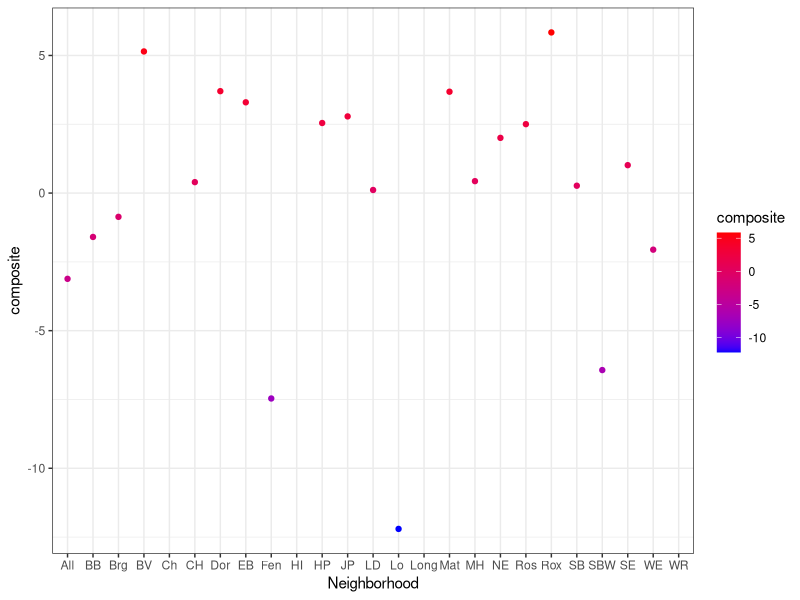
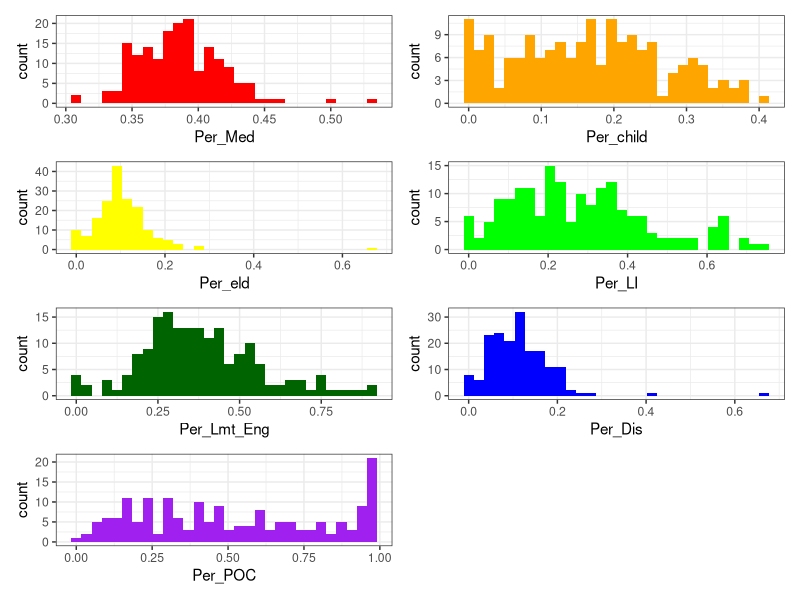
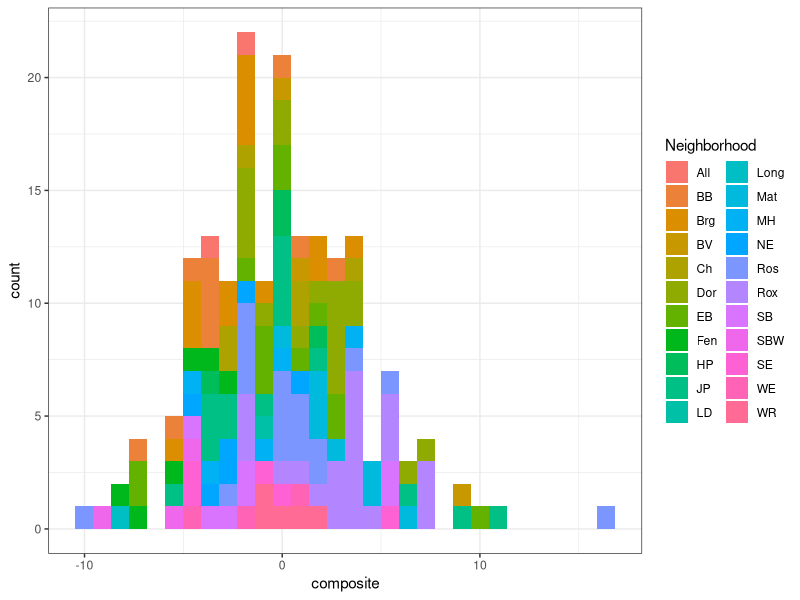
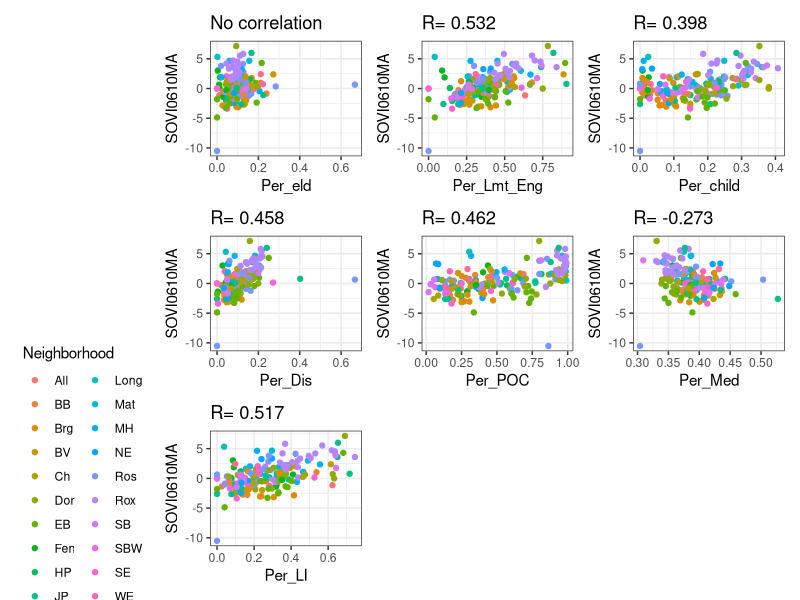
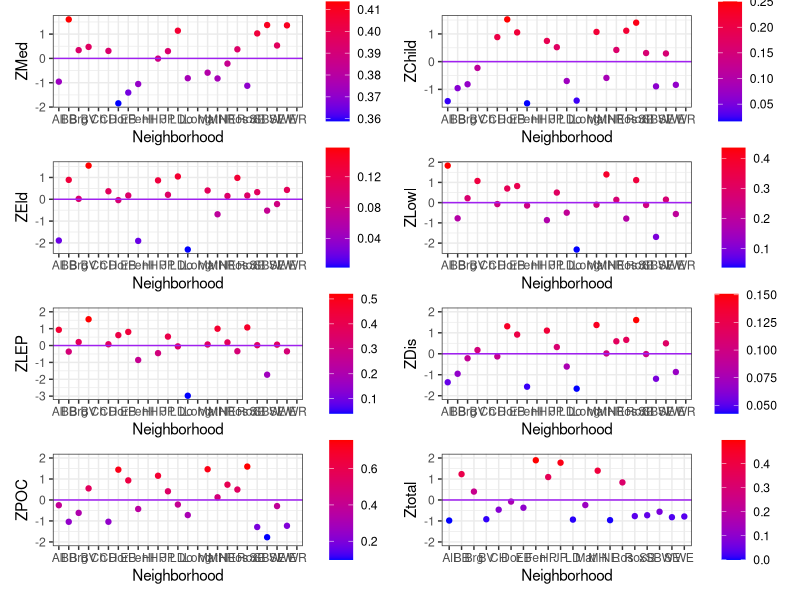
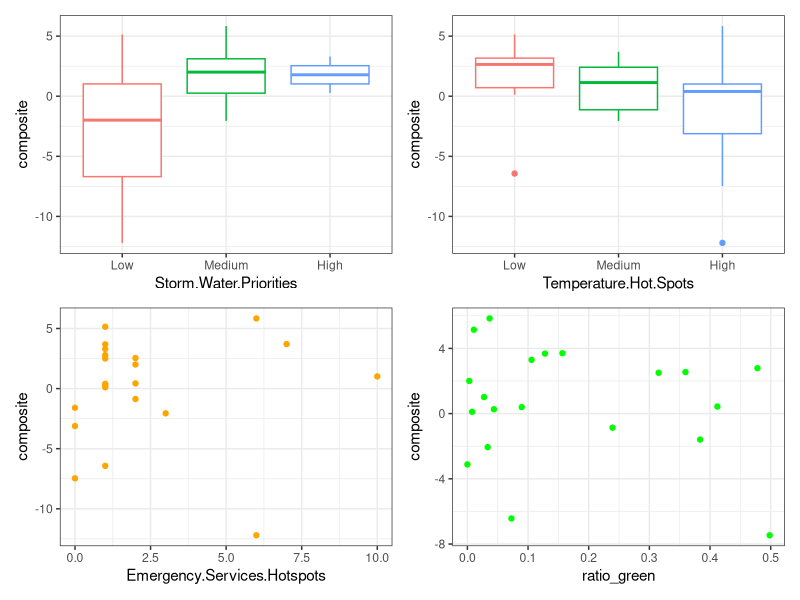
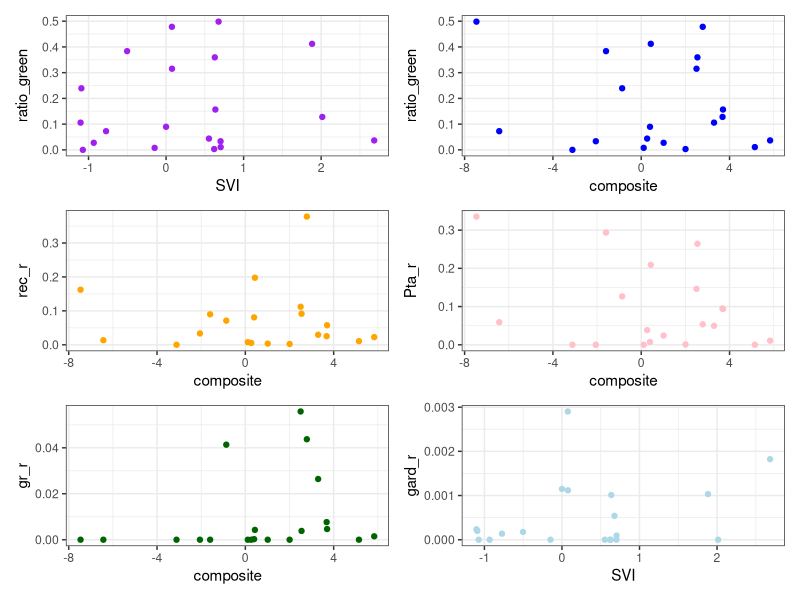

These charts were generated, in order, by the following R code:
## ---- chunk 1
knitr::opts_chunk$set(echo = TRUE)
## ---- chunk 2
library(readr)
library(tidyverse)
library(dplyr)
library(ggplot2)
library(tidyr)
library(broom)
library(gridExtra)
library(patchwork)
library(flextable)
theme_set(theme_bw())
## ---- chunk 3
SoVI_neighborhood <- read.csv("./Data/CRB_Vul_Sum.csv")
CRB_Attributes <- read.csv("./Data/Climate_Ready_Boston_Social_Vulnerability.csv")
    
#Reading in CDC composite score, uses more factors than Climate Ready Boston 
Index <- read.csv("./Data/SoVI2010_MA.csv")
combined <- left_join(CRB_Attributes, Index, by="GEOID10")
N_SVI <- combined %>% group_by(Neighborhood) %>% summarise(SVI= mean(SOVI0610MA))
write.csv(N_SVI, file="SVI.csv")
## ---- chunk 4
SoVI_neighborhood <- SoVI_neighborhood[-c(9),] #getting rid of Harbor Island- no one lives there 
SoVI_neighborhood <- full_join(SoVI_neighborhood, N_SVI, by="Neighborhood")
SoVI_neighborhood <- SoVI_neighborhood %>%   
                            mutate(Per_POC= POC2/POP100_RE,
                                   Per_Med= MedIllnes/POP100_RE,
                                   Per_child= TotChild/POP100_RE,
                                   Per_eld= OlderAdult/POP100_RE,
                                   Per_LI= Low_to_No/POP100_RE,
                                   Per_Lmt_Eng= LEP/POP100_RE,
                                   Per_Dis= TotDis/POP100_RE)
#some have over 100% open space- has to do with how I got GIS data and open space that overlapped neighborhoods was counted for both 
         
CRB_Attributes <- CRB_Attributes[-c(151),] %>%   #rid Harbod Islands again
                    mutate(Ppl_per_house=  POP100_RE/HU100_RE, 
                                   Per_POC= POC2/POP100_RE,
                                   Per_Med= MedIllnes/POP100_RE,
                                   Per_child= TotChild/POP100_RE,
                                   Per_eld= OlderAdult/POP100_RE,
                                   Per_LI= Low_to_No/POP100_RE,
                                   Per_Lmt_Eng= LEP/POP100_RE,
                                   Per_Dis= TotDis/POP100_RE)
## ---- chunk 5
#City averages for comparison 
Boston_Summary <- CRB_Attributes %>% 
                    summarise(Tot_Pop= sum(POP100_RE),
                              Tot_Med= sum(MedIllnes),
                              Tot_Dis= sum(TotDis),
                              Tot_LEP= sum(LEP),
                              Tot_LowInc= sum(Low_to_No),
                              Tot_POC= sum(POC2),
                              Tot_Child= sum(TotChild),
                              Tot_Eld= sum(OlderAdult)) %>% 
                    mutate(       Per_POC= Tot_POC/Tot_Pop,
                                  Per_Med= Tot_Med/Tot_Pop,
                                  Per_Dis= Tot_Dis/Tot_Pop,
                                  Per_Child= Tot_Child/Tot_Pop,
                                  Per_Eld= Tot_Eld/Tot_Pop,
                                  Per_LI= Tot_LowInc/Tot_Pop,
                                  Per_LEP= Tot_LEP/Tot_Pop)
                                
## ---- chunk 6
SoVI_neighborhood <- SoVI_neighborhood %>% mutate(
                                            ZMed=as.numeric(scale(Per_Med)),
                                            ZChild= as.numeric(scale(Per_child)),
                                            ZEld= as.numeric(scale(Per_eld)),
                                            ZLowI= as.numeric(scale(Per_LI)),
                                            ZLEP= as.numeric(scale(Per_Lmt_Eng)),
                                            ZDis= as.numeric(scale(Per_Dis)), 
                                            ZPOC= as.numeric(scale(Per_POC)))
                                            

SoVI_neighborhood <- SoVI_neighborhood %>% 
  mutate(composite=(ZMed +ZChild+ZEld+ ZLowI +ZLEP+ZDis+ ZPOC)) %>%
  mutate(Zcom= as.numeric(scale(composite)))

write.csv(SoVI_neighborhood, file= "SoVI_Neighborhood_z")
ggplot(data= SoVI_neighborhood, aes(x= Neighborhood, y=composite, color= composite)) +
  geom_point() + scale_color_gradient(low = "blue", high = "red") 
## ---- chunk 7
SoVI_neighborhood %>% 
  select(Neighborhood, Per_POC, Per_Med, Per_child, Per_eld, Per_LI, Per_Lmt_Eng, Per_Dis) %>%
 flextable() %>%  htmltools_value()
## ---- chunk 8
#Top Z scores 
Top_NMed <- filter(SoVI_neighborhood, ZMed >= 1.5)
Top_NDis <- filter(SoVI_neighborhood, ZDis >= 1.5)
Top_NLEP <- filter(SoVI_neighborhood, ZLEP >= 1.5)
Top_NLI <- filter(SoVI_neighborhood, ZLowI >= 1.5)
Top_NEld <- filter(SoVI_neighborhood, ZEld >= 1.5)

Top_NChild <- filter(SoVI_neighborhood, ZChild >= 1.5)
Top_NPOC <- filter(SoVI_neighborhood, ZPOC >= 1.5)

Neigh_ZTable <- rbind(Top_NMed, Top_NChild, Top_NDis, Top_NPOC, Top_NLEP, Top_NLI, Top_NEld) %>%
  select(Neighborhood_full,ZMed, ZChild, ZDis, ZPOC, ZLEP, ZLowI, ZEld, composite) %>%
    arrange(Neighborhood_full) %>%
 flextable() %>% htmltools_value()
## ---- chunk 9
#Census Tract Leve
CRB_Attributes <- CRB_Attributes %>% mutate(ZMed=as.numeric(scale(Per_Med)),
                                            ZChild= as.numeric(scale(Per_child)),
                                            ZEld= as.numeric(scale(Per_eld)),
                                            ZLowI= as.numeric(scale(Per_LI)),
                                            ZLEP= as.numeric(scale(Per_Lmt_Eng)),
                                            ZDis= as.numeric(scale(Per_Dis)), 
                                            ZPOC= as.numeric(scale(Per_POC))) %>%
                                    mutate(composite= ZMed+ ZChild + ZEld+ ZLowI+ ZLEP+ ZDis+ZPOC)

#View Distribution 
med <- ggplot(CRB_Attributes, aes(x= Per_Med)) + geom_histogram(fill="red")
child <- ggplot(CRB_Attributes, aes(x= Per_child)) + geom_histogram(fill="orange")
eld <- ggplot(CRB_Attributes, aes(x= Per_eld)) + geom_histogram(fill="yellow")
lin <- ggplot(CRB_Attributes, aes(x= Per_LI)) + geom_histogram(fill="green")
lep <- ggplot(CRB_Attributes, aes(x= Per_Lmt_Eng)) + geom_histogram(fill="dark green")
dis <- ggplot(CRB_Attributes, aes(x= Per_Dis)) + geom_histogram(fill="blue")
poc <- ggplot(CRB_Attributes, aes(x= Per_POC)) + geom_histogram(fill="purple")

med + child + eld + lin + lep + dis + poc + plot_layout(ncol= 2)
## ---- chunk 10
combined <- left_join(CRB_Attributes, Index, by="GEOID10")
ggplot(data= combined, aes(x=composite, fill= Neighborhood)) +
  geom_histogram()
#export for GIS visualization 
write.csv(CRB_Attributes,file= "CRB_stats.csv")

#normal distribution 
#p-value of Z 1.65 is 0.049. lower.tail=False 
Top_Med <- filter(CRB_Attributes, ZMed >= 1.65)
Top_Dis <- filter(CRB_Attributes, ZDis >= 1.65)
Top_LEP <- filter(CRB_Attributes, ZLEP >= 1.65)
Top_LI <- filter(CRB_Attributes, ZLowI >= 1.65)
Top_Eld <- filter(CRB_Attributes, ZEld >= 1.65)

#non-normal distribution
Top_POC <- filter(CRB_Attributes, ZPOC >= 1.65)
Top_Child <- filter(CRB_Attributes, ZChild >= 1.65)

Cen_ZTable <- rbind(Top_Med, Top_Child, Top_Dis, Top_POC, Top_LEP, Top_LI, Top_Eld) %>% 
  select(Neighborhood_full,ZMed, ZDis, ZLEP, ZLowI, ZEld, ZPOC, ZChild) %>% 
  arrange(Neighborhood_full) %>% 
 flextable() %>% htmltools_value()
## ---- chunk 11
#Joining CRB data with CDC's 
combined <- left_join(CRB_Attributes, Index, by="GEOID10")

ct_p <- cor.test(combined$Per_POC, combined$SOVI0610MA)%>% tidy() %>% mutate(name= "POC")

ct_c <- cor.test(combined$Per_child, combined$SOVI0610MA)%>% tidy() %>% mutate(name= "Child")

ct_d <- cor.test(combined$Per_Dis, combined$SOVI0610MA)%>% tidy() %>% mutate(name= "Dis")

ct_LI <- cor.test(combined$Per_LI, combined$SOVI0610MA)%>% tidy() %>% mutate(name= "LowInc")

ct_LEP <- cor.test(combined$Per_Lmt_Eng, combined$SOVI0610MA)%>% tidy()%>% mutate(name= "LEP")

ct_m <- cor.test(combined$Per_Med, combined$SOVI0610MA) %>% tidy() %>% mutate(name= "Med")
    #negative correlation with percent medical illness
ct_eld <- cor.test(combined$Per_eld, combined$SOVI0610MA) %>% tidy() %>% mutate(name= "Eld")

rbind(ct_p, ct_c, ct_d, ct_LI, ct_LEP, ct_m, ct_eld) %>%
  flextable() %>% htmltools_value()
## ---- chunk 12
#Viz
Med_plot <- ggplot(combined, aes(x= Per_Med, y=SOVI0610MA, color= Neighborhood)) +geom_point()+
  ggtitle("R= -0.273")+theme(legend.position="none")

Eld_plot <- ggplot(combined, aes(x= Per_eld, y=SOVI0610MA, color= Neighborhood)) +geom_point()+
  ggtitle("No correlation")+theme(legend.position="none")

POC_plot <- ggplot(combined, aes(x= Per_POC, y=SOVI0610MA, color= Neighborhood))+ 
  geom_point() +
  ggtitle("R= 0.462")+theme(legend.position="none")

Dis_plot <- ggplot(combined, aes(x= Per_Dis, y=SOVI0610MA, color= Neighborhood))+ 
  geom_point() +
  ggtitle("R= 0.458")+theme(legend.position="none")

Child_plot <- ggplot(combined, aes(x= Per_child, y=SOVI0610MA, 
                                   color= Neighborhood))+ 
  geom_point() +
  ggtitle("R= 0.398")+theme(legend.position="none")

LEP_plot <- ggplot(combined, aes(x= Per_Lmt_Eng, y=SOVI0610MA, 
                                   color= Neighborhood))+ 
  geom_point() +
  ggtitle("R= 0.532")+theme(legend.position="none")

LowInc_plot <- ggplot(combined, aes(x= Per_LI, y=SOVI0610MA, 
                                   color= Neighborhood))+ 
  geom_point() +
  ggtitle("R= 0.517") +theme(legend.position= "left") 

Eld_plot + LEP_plot + Child_plot+ Dis_plot+POC_plot+ Med_plot+ LowInc_plot+ plot_layout(ncol = 3)
## ---- chunk 13
Open_Space <- read.csv("./Data/Open_Space_v3.csv")
OP_Rec <- Open_Space %>% filter(TypeLong== "Park_Play_Fields") %>% 
        group_by(CRB_Neighborhood) %>% 
        summarise(RecArea= as.numeric((sum(ACRES))))
                                                                                                     
OP_GS <- Open_Space %>% filter(TypeLong== "Natural_Areas") %>% 
      group_by(CRB_Neighborhood) %>%
      summarise(Green_area= as.numeric((sum(ACRES)))) 

OP_PrtAreas <-Open_Space %>% filter(TypeLong== "Parks_Reserv_Beaches") %>% 
      group_by(CRB_Neighborhood) %>%
      summarise(PtA_area= as.numeric((sum(ACRES))))

OP_Garden <- Open_Space %>% filter(TypeLong== "Community_Gardens") %>% 
      group_by(CRB_Neighborhood) %>% 
      summarise(Gard_area= as.numeric((sum(ACRES))))

AllOpenSpace <- full_join(OP_Rec,OP_GS, by= "CRB_Neighborhood")
All<- AllOpenSpace %>% full_join(OP_PrtAreas, by= "CRB_Neighborhood") %>% full_join(OP_Garden, by="CRB_Neighborhood")


SoVI_neighborhood <- SoVI_neighborhood %>% rename(CRB_Neighborhood= Neighborhood_full)
J <- full_join(SoVI_neighborhood, All, by= "CRB_Neighborhood")
J <-replace(J, is.na(J), 0)

J <- J[-c(22:25),] %>%
  mutate(Tot_GreenSpace= RecArea + Green_area + PtA_area + Gard_area) %>%
  mutate(ratio_green= Tot_GreenSpace/AREA_ACRES)
J %>% filter(ratio_green>= 1) 
  #Longwood Open Space file from GIS and neighborhood outline shows Longwood as all open space
J <- J[-c(12),]  %>% #removing longwood 
      mutate(rec_r= RecArea/AREA_ACRES,
             gr_r= Green_area/AREA_ACRES, 
             Pta_r= PtA_area/AREA_ACRES,
             gard_r= Gard_area/AREA_ACRES) %>% 
        mutate(Zrec=as.numeric(scale(rec_r)) ,
               Zgreen=as.numeric(scale(gr_r)) ,
                 ZPta= as.numeric(scale(Pta_r))  ,
                 Zgard= as.numeric(scale(gard_r))  ,
                 Ztotal=as.numeric(scale(ratio_green)))
write.csv(J, file="openspace_joined_census.csv" )
## ---- chunk 14
#Visualize 
Med<- ggplot(data= SoVI_neighborhood, aes(x= Neighborhood, y=ZMed, color =Per_Med)) + geom_point()+scale_color_gradient(low = "blue", high = "red") + geom_hline(yintercept = 0, color="purple")+ theme(legend.title=element_blank())

Child <- ggplot(data= SoVI_neighborhood, aes(x= Neighborhood, y=ZChild, color =Per_child)) + geom_point()+scale_color_gradient(low = "blue", high = "red") + geom_hline(yintercept = 0, color="purple") + theme(legend.title=element_blank())

Eld <- ggplot(data= SoVI_neighborhood, aes(x= Neighborhood, y=ZEld, color =Per_eld)) + geom_point()+scale_color_gradient(low = "blue", high = "red") + geom_hline(yintercept = 0, color="purple") +  theme(legend.title=element_blank())

LowI<- ggplot(data= SoVI_neighborhood, aes(x= Neighborhood, y=ZLowI, color =Per_LI)) + geom_point()+scale_color_gradient(low = "blue", high = "red") + geom_hline(yintercept = 0, color="purple") +  theme(legend.title=element_blank())

LEP <- ggplot(data= SoVI_neighborhood, aes(x= Neighborhood, y=ZLEP,ymin=-2, ymax=2, color =Per_Lmt_Eng)) + geom_point()+scale_color_gradient(low = "blue", high = "red") + geom_hline(yintercept = 0, color="purple") +  theme(legend.title=element_blank())

Dis <- ggplot(data= SoVI_neighborhood, aes(x= Neighborhood, y=ZDis,ymin=-2, ymax=2, color =Per_Dis)) + geom_point()+scale_color_gradient(low = "blue", high = "red") + geom_hline(yintercept = 0, color="purple") +  theme(legend.title=element_blank())

POC <- ggplot(data= SoVI_neighborhood, aes(x= Neighborhood, y=ZPOC,ymin=-2, ymax=2, color =Per_POC)) + geom_point()+scale_color_gradient(low = "blue", high = "red") + geom_hline(yintercept = 0, color="purple") +  theme(legend.title=element_blank())

Green_space <- ggplot(data= J, aes(x=Neighborhood, y=Ztotal,ymin=-2, ymax=2, color = ratio_green)) + geom_point()+scale_color_gradient(low = "blue", high = "red") + geom_hline(yintercept = 0, color="purple") +  theme(legend.title=element_blank())

Med + Child + Eld + LowI + LEP + Dis + POC + Green_space + plot_layout(ncol= 2)
## ---- chunk 15

SoVI_neighborhood <- SoVI_neighborhood[-c(22:25),] %>% 
  mutate(Storm.Water.Priorities = fct_relevel(Storm.Water.Priorities, "Low", "Medium", "High"),
         Temperature.Hot.Spots=  fct_relevel(Temperature.Hot.Spots, "Low", "Medium", "High"))

storm <- ggplot(SoVI_neighborhood, aes( x= Storm.Water.Priorities, y=composite, color=Storm.Water.Priorities)) + 
  geom_boxplot() + theme(legend.position="none")

em_serv <- ggplot(SoVI_neighborhood, aes( x= Emergency.Services.Hotspots, y=composite)) + 
  geom_point(color= "orange") 

temp <- ggplot(SoVI_neighborhood, aes( x= Temperature.Hot.Spots, y=composite, 
                                       color=Temperature.Hot.Spots)) + 
  geom_boxplot() + theme(legend.position="none")
gr_com <- ggplot(J, aes(x= ratio_green, y= composite)) + 
  geom_point(color= "green")

storm  + temp + em_serv + gr_com + plot_layout(ncol=2)
## ---- chunk 16
#Compare against combined characteristics and NOAA SVI correlations (total green spaces)
gr_sv <- ggplot(J, aes(x= SVI, y= ratio_green)) + geom_point(color= "purple")
gr_com <- ggplot(J, aes(x= composite, y= ratio_green)) + geom_point(color= "blue") 


#Vizualizing data 
rec_c <- ggplot(J, aes(x= composite, y=rec_r)) + geom_point( color= "orange")
rec_sv <- ggplot(J, aes(x= SVI, y=rec_r)) + geom_point( color= "red")
prt_c <- ggplot(J, aes(x= composite, y=Pta_r)) + geom_point(color= "pink")
prt_sv <- ggplot(J, aes(x= SVI, y=Pta_r)) + geom_point(color= "yellow")
green_c <- ggplot(J, aes(x= composite, y=gr_r)) + geom_point(color= "dark green") #greenways and parkways
green_sv <- ggplot(J, aes(x= SVI, y=gr_r)) + geom_point(color= "green")
gard_c <- ggplot(J, aes(x= composite, y= gard_r)) + geom_point(color= "dark blue")
gard_c <- ggplot(J, aes(x= SVI, y= gard_r)) + geom_point(color= "light blue")

gr_sv + gr_com + rec_c +prt_c + green_c + gard_c + plot_layout(ncol=2)
## ---- chunk 17
cor.test(J$SVI, J$Emergency.Services.Hotspots)
cor.test(J$composite, J$Emergency.Services.Hotspots)

cor.test(J$SVI, J$TempHotSpotsLevel)
cor.test(J$composite, J$TempHotSpotsLevel)

cor.test(J$gard_r, J$composite)
cor.test(J$rec_r, J$composite)
cor.test(J$Pta_r, J$composite)
cor.test(J$gr_r, J$composite)
cor.test(J$ratio_green, J$SVI)
## ---- chunk 18
Neigh_ZTable
Cen_ZTable
